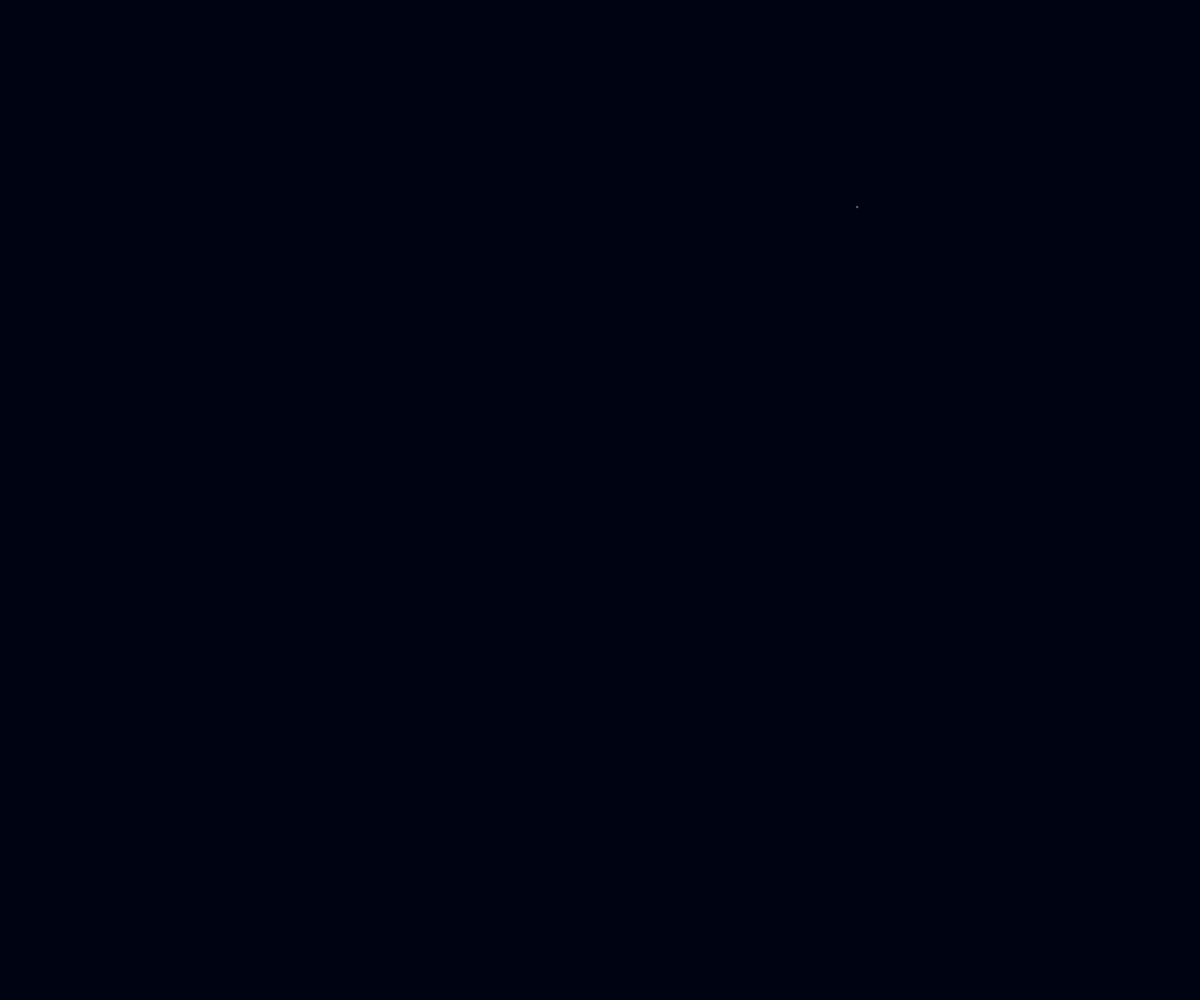
Frame 1 (no input)
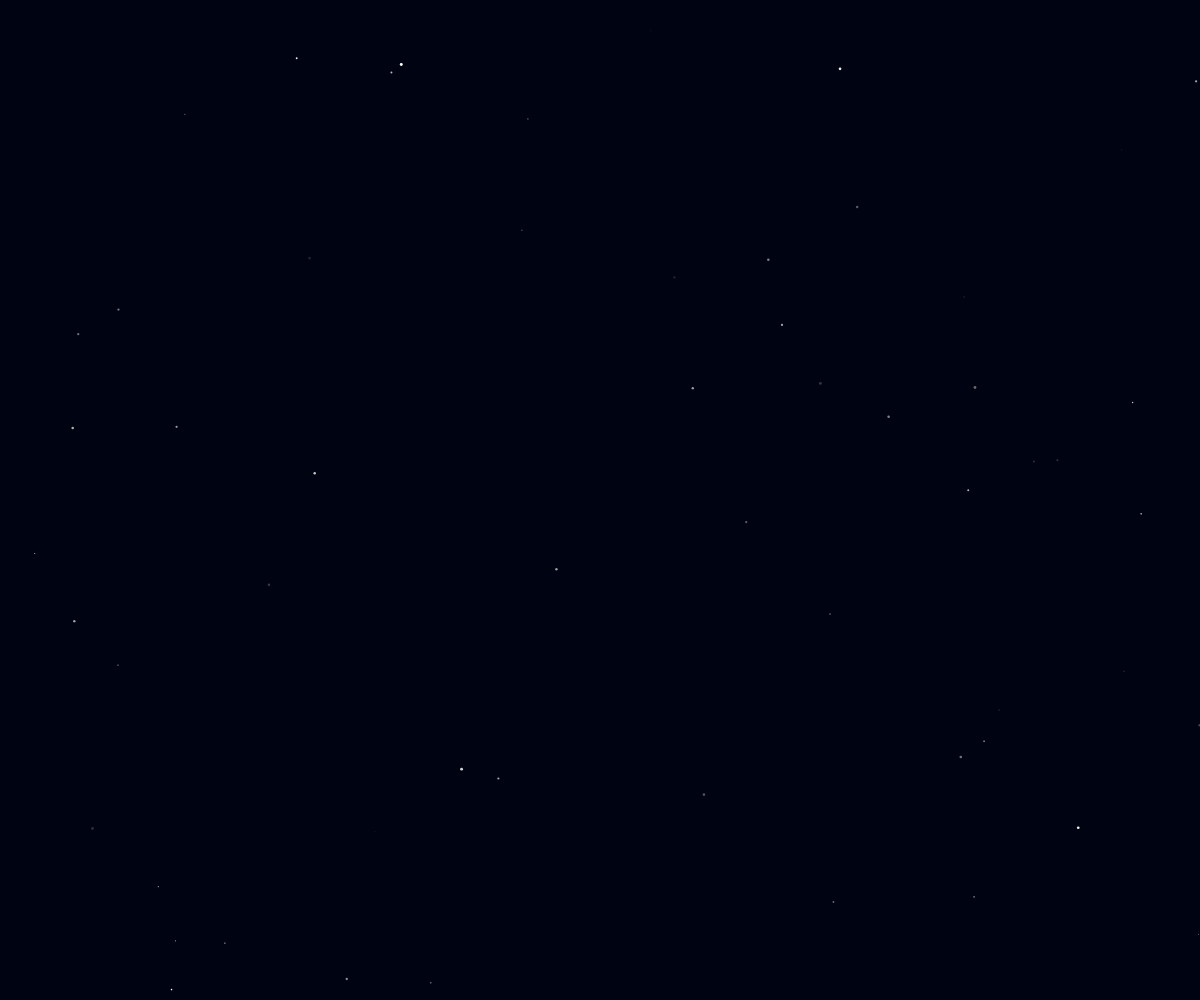
Frame 60 (no input)
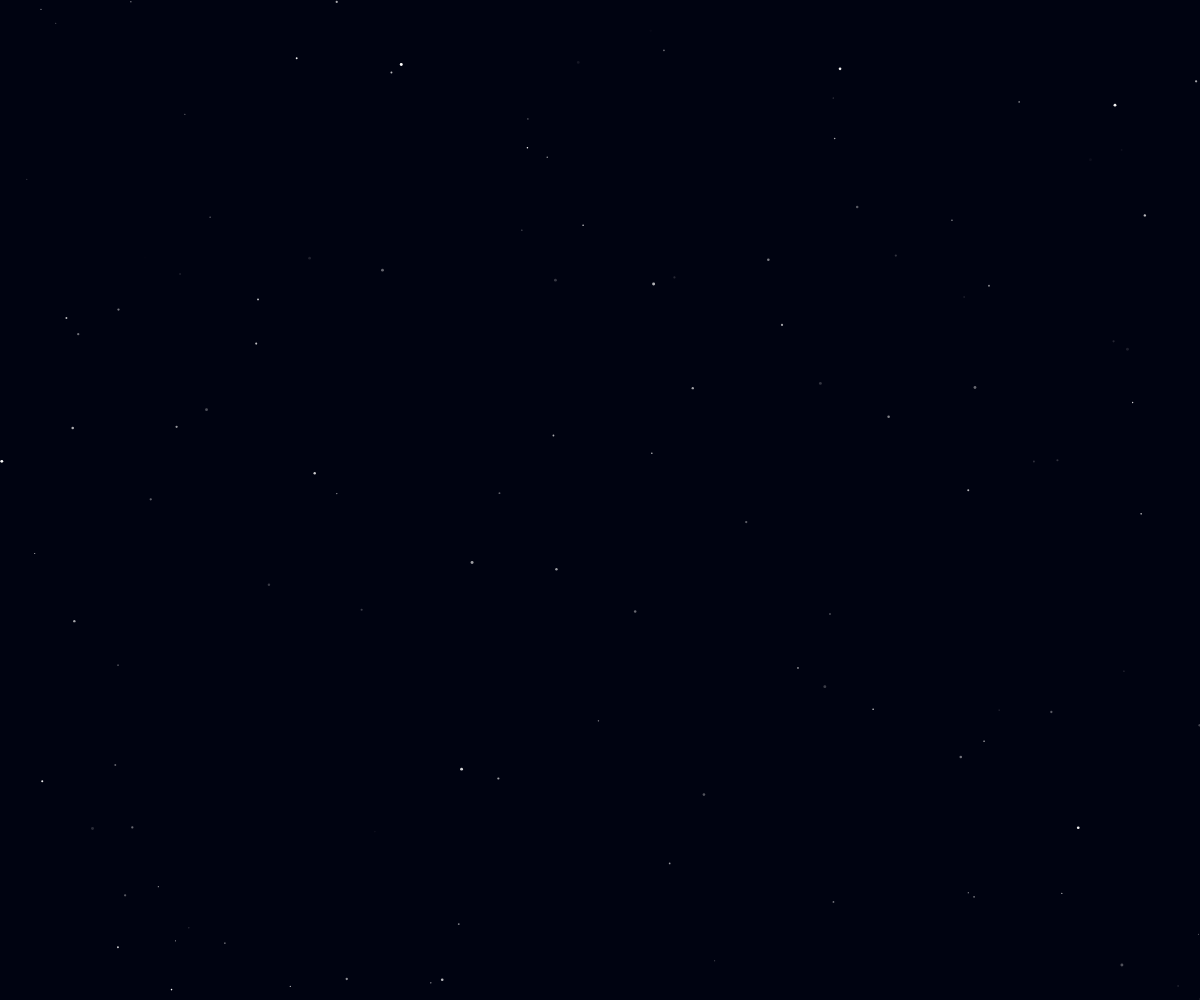
Frame 120 (the mouse pressed at the canvas centre since frame 60)

The p5.js sketch that drew these frames (run headless with seeded random() and noise() and a simulated clock; from frame 60 on, the mouse is pressed at the canvas centre):

// p5.js sketch
// ── sketch.js
function setup() {
    createCanvas (windowWidth,windowHeight);
}

function starObject (x,y)
{
    this.x = x;
    this.y = y;
    this.sWeight = random(1,3);
    this.opa = random(0,255);
    this.arrayCon = [];
    this.drawPoint = function()
    {
        push();
        stroke(255,this.opa);
        strokeWeight(this.sWeight);
        point(x,y);
        pop();
    }
    this.drawLine = function()
    {
        if(this.arrayCon.length!=0)
        {
            for (j =0; j<this.arrayCon.length; j++)
            {
                push();
                stroke(255,this.arrayCon[j].opa);
                strokeWeight(0.7);
                line(this.arrayCon[j].x2,this.arrayCon[j].y2,this.x,this.y);
                pop();
            }
        }
    }
}
function connectionObject(x2,y2,opa)
{
    this.x2 = x2;
    this.y2 = y2;
    this.opa  = opa;
}
var arrayStar = [];
var mouseIsClicked = false;
function mouseClicked()
{
    if(mouseIsClicked)
        mouseIsClicked = false;
    else
        mouseIsClicked = true;
}
function draw()
{
    //maximiser l'opacité des ligneq
    //faire des autres objects connections au lieu de tout recalculé
    background(0,3,17);
    if(arrayStar.length<1000)
    {
        newStar = new starObject(random(0,width),random(0,height));
        for(i =0 ; i<arrayStar.length; i++)
        {
            starDist = sqrt(pow(arrayStar[i].x - newStar.x,2)+ pow(arrayStar[i].y - newStar.y,2));
            if(starDist <= 80)
            {
                if(arrayStar[i].opa <= newStar.opa)
                    smallerOpa = arrayStar[i].opa;
                else
                    smallerOpa = newStar.opa;
                newStar.arrayCon.push(new connectionObject(arrayStar[i].x,arrayStar[i].y,map(smallerOpa,0,255,0,65)));
            }
        }
        arrayStar.push(newStar);

    }
    for(i=0; i<arrayStar.length; i++)
    {
        arrayStar[i].drawPoint();
        if(mouseIsClicked)
            arrayStar[i].drawLine();
    }
}
